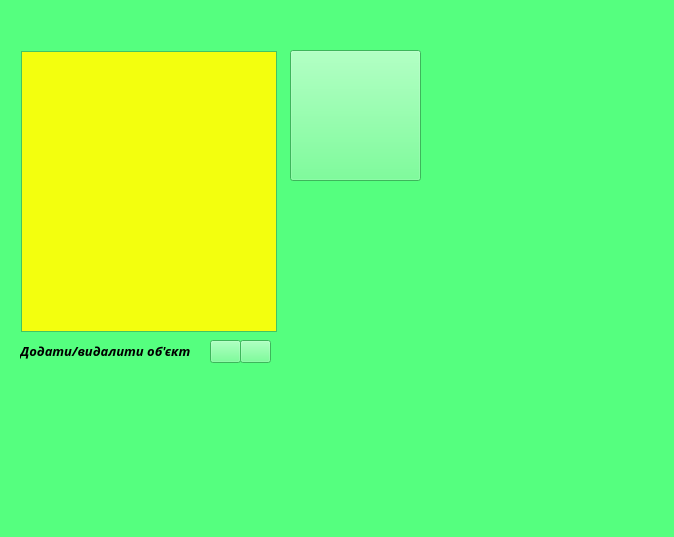
<?xml version="1.0" encoding="UTF-8"?>
<ui version="4.0">
 <class>MainWindow</class>
 <widget class="QMainWindow" name="MainWindow">
  <property name="geometry">
   <rect>
    <x>0</x>
    <y>0</y>
    <width>674</width>
    <height>537</height>
   </rect>
  </property>
  <property name="palette">
   <palette>
    <active>
     <colorrole role="WindowText">
      <brush brushstyle="SolidPattern">
       <color alpha="255">
        <red>0</red>
        <green>0</green>
        <blue>0</blue>
       </color>
      </brush>
     </colorrole>
     <colorrole role="Button">
      <brush brushstyle="SolidPattern">
       <color alpha="255">
        <red>85</red>
        <green>255</green>
        <blue>127</blue>
       </color>
      </brush>
     </colorrole>
     <colorrole role="Light">
      <brush brushstyle="SolidPattern">
       <color alpha="255">
        <red>213</red>
        <green>255</green>
        <blue>223</blue>
       </color>
      </brush>
     </colorrole>
     <colorrole role="Midlight">
      <brush brushstyle="SolidPattern">
       <color alpha="255">
        <red>149</red>
        <green>255</green>
        <blue>175</blue>
       </color>
      </brush>
     </colorrole>
     <colorrole role="Dark">
      <brush brushstyle="SolidPattern">
       <color alpha="255">
        <red>42</red>
        <green>127</green>
        <blue>63</blue>
       </color>
      </brush>
     </colorrole>
     <colorrole role="Mid">
      <brush brushstyle="SolidPattern">
       <color alpha="255">
        <red>56</red>
        <green>170</green>
        <blue>84</blue>
       </color>
      </brush>
     </colorrole>
     <colorrole role="Text">
      <brush brushstyle="SolidPattern">
       <color alpha="255">
        <red>0</red>
        <green>0</green>
        <blue>0</blue>
       </color>
      </brush>
     </colorrole>
     <colorrole role="BrightText">
      <brush brushstyle="SolidPattern">
       <color alpha="255">
        <red>255</red>
        <green>255</green>
        <blue>255</blue>
       </color>
      </brush>
     </colorrole>
     <colorrole role="ButtonText">
      <brush brushstyle="SolidPattern">
       <color alpha="255">
        <red>0</red>
        <green>0</green>
        <blue>0</blue>
       </color>
      </brush>
     </colorrole>
     <colorrole role="Base">
      <brush brushstyle="SolidPattern">
       <color alpha="255">
        <red>255</red>
        <green>255</green>
        <blue>255</blue>
       </color>
      </brush>
     </colorrole>
     <colorrole role="Window">
      <brush brushstyle="SolidPattern">
       <color alpha="255">
        <red>85</red>
        <green>255</green>
        <blue>127</blue>
       </color>
      </brush>
     </colorrole>
     <colorrole role="Shadow">
      <brush brushstyle="SolidPattern">
       <color alpha="255">
        <red>0</red>
        <green>0</green>
        <blue>0</blue>
       </color>
      </brush>
     </colorrole>
     <colorrole role="AlternateBase">
      <brush brushstyle="SolidPattern">
       <color alpha="255">
        <red>170</red>
        <green>255</green>
        <blue>191</blue>
       </color>
      </brush>
     </colorrole>
     <colorrole role="ToolTipBase">
      <brush brushstyle="SolidPattern">
       <color alpha="255">
        <red>255</red>
        <green>255</green>
        <blue>220</blue>
       </color>
      </brush>
     </colorrole>
     <colorrole role="ToolTipText">
      <brush brushstyle="SolidPattern">
       <color alpha="255">
        <red>0</red>
        <green>0</green>
        <blue>0</blue>
       </color>
      </brush>
     </colorrole>
    </active>
    <inactive>
     <colorrole role="WindowText">
      <brush brushstyle="SolidPattern">
       <color alpha="255">
        <red>0</red>
        <green>0</green>
        <blue>0</blue>
       </color>
      </brush>
     </colorrole>
     <colorrole role="Button">
      <brush brushstyle="SolidPattern">
       <color alpha="255">
        <red>85</red>
        <green>255</green>
        <blue>127</blue>
       </color>
      </brush>
     </colorrole>
     <colorrole role="Light">
      <brush brushstyle="SolidPattern">
       <color alpha="255">
        <red>213</red>
        <green>255</green>
        <blue>223</blue>
       </color>
      </brush>
     </colorrole>
     <colorrole role="Midlight">
      <brush brushstyle="SolidPattern">
       <color alpha="255">
        <red>149</red>
        <green>255</green>
        <blue>175</blue>
       </color>
      </brush>
     </colorrole>
     <colorrole role="Dark">
      <brush brushstyle="SolidPattern">
       <color alpha="255">
        <red>42</red>
        <green>127</green>
        <blue>63</blue>
       </color>
      </brush>
     </colorrole>
     <colorrole role="Mid">
      <brush brushstyle="SolidPattern">
       <color alpha="255">
        <red>56</red>
        <green>170</green>
        <blue>84</blue>
       </color>
      </brush>
     </colorrole>
     <colorrole role="Text">
      <brush brushstyle="SolidPattern">
       <color alpha="255">
        <red>0</red>
        <green>0</green>
        <blue>0</blue>
       </color>
      </brush>
     </colorrole>
     <colorrole role="BrightText">
      <brush brushstyle="SolidPattern">
       <color alpha="255">
        <red>255</red>
        <green>255</green>
        <blue>255</blue>
       </color>
      </brush>
     </colorrole>
     <colorrole role="ButtonText">
      <brush brushstyle="SolidPattern">
       <color alpha="255">
        <red>0</red>
        <green>0</green>
        <blue>0</blue>
       </color>
      </brush>
     </colorrole>
     <colorrole role="Base">
      <brush brushstyle="SolidPattern">
       <color alpha="255">
        <red>255</red>
        <green>255</green>
        <blue>255</blue>
       </color>
      </brush>
     </colorrole>
     <colorrole role="Window">
      <brush brushstyle="SolidPattern">
       <color alpha="255">
        <red>85</red>
        <green>255</green>
        <blue>127</blue>
       </color>
      </brush>
     </colorrole>
     <colorrole role="Shadow">
      <brush brushstyle="SolidPattern">
       <color alpha="255">
        <red>0</red>
        <green>0</green>
        <blue>0</blue>
       </color>
      </brush>
     </colorrole>
     <colorrole role="AlternateBase">
      <brush brushstyle="SolidPattern">
       <color alpha="255">
        <red>170</red>
        <green>255</green>
        <blue>191</blue>
       </color>
      </brush>
     </colorrole>
     <colorrole role="ToolTipBase">
      <brush brushstyle="SolidPattern">
       <color alpha="255">
        <red>255</red>
        <green>255</green>
        <blue>220</blue>
       </color>
      </brush>
     </colorrole>
     <colorrole role="ToolTipText">
      <brush brushstyle="SolidPattern">
       <color alpha="255">
        <red>0</red>
        <green>0</green>
        <blue>0</blue>
       </color>
      </brush>
     </colorrole>
    </inactive>
    <disabled>
     <colorrole role="WindowText">
      <brush brushstyle="SolidPattern">
       <color alpha="255">
        <red>42</red>
        <green>127</green>
        <blue>63</blue>
       </color>
      </brush>
     </colorrole>
     <colorrole role="Button">
      <brush brushstyle="SolidPattern">
       <color alpha="255">
        <red>85</red>
        <green>255</green>
        <blue>127</blue>
       </color>
      </brush>
     </colorrole>
     <colorrole role="Light">
      <brush brushstyle="SolidPattern">
       <color alpha="255">
        <red>213</red>
        <green>255</green>
        <blue>223</blue>
       </color>
      </brush>
     </colorrole>
     <colorrole role="Midlight">
      <brush brushstyle="SolidPattern">
       <color alpha="255">
        <red>149</red>
        <green>255</green>
        <blue>175</blue>
       </color>
      </brush>
     </colorrole>
     <colorrole role="Dark">
      <brush brushstyle="SolidPattern">
       <color alpha="255">
        <red>42</red>
        <green>127</green>
        <blue>63</blue>
       </color>
      </brush>
     </colorrole>
     <colorrole role="Mid">
      <brush brushstyle="SolidPattern">
       <color alpha="255">
        <red>56</red>
        <green>170</green>
        <blue>84</blue>
       </color>
      </brush>
     </colorrole>
     <colorrole role="Text">
      <brush brushstyle="SolidPattern">
       <color alpha="255">
        <red>42</red>
        <green>127</green>
        <blue>63</blue>
       </color>
      </brush>
     </colorrole>
     <colorrole role="BrightText">
      <brush brushstyle="SolidPattern">
       <color alpha="255">
        <red>255</red>
        <green>255</green>
        <blue>255</blue>
       </color>
      </brush>
     </colorrole>
     <colorrole role="ButtonText">
      <brush brushstyle="SolidPattern">
       <color alpha="255">
        <red>42</red>
        <green>127</green>
        <blue>63</blue>
       </color>
      </brush>
     </colorrole>
     <colorrole role="Base">
      <brush brushstyle="SolidPattern">
       <color alpha="255">
        <red>85</red>
        <green>255</green>
        <blue>127</blue>
       </color>
      </brush>
     </colorrole>
     <colorrole role="Window">
      <brush brushstyle="SolidPattern">
       <color alpha="255">
        <red>85</red>
        <green>255</green>
        <blue>127</blue>
       </color>
      </brush>
     </colorrole>
     <colorrole role="Shadow">
      <brush brushstyle="SolidPattern">
       <color alpha="255">
        <red>0</red>
        <green>0</green>
        <blue>0</blue>
       </color>
      </brush>
     </colorrole>
     <colorrole role="AlternateBase">
      <brush brushstyle="SolidPattern">
       <color alpha="255">
        <red>85</red>
        <green>255</green>
        <blue>127</blue>
       </color>
      </brush>
     </colorrole>
     <colorrole role="ToolTipBase">
      <brush brushstyle="SolidPattern">
       <color alpha="255">
        <red>255</red>
        <green>255</green>
        <blue>220</blue>
       </color>
      </brush>
     </colorrole>
     <colorrole role="ToolTipText">
      <brush brushstyle="SolidPattern">
       <color alpha="255">
        <red>0</red>
        <green>0</green>
        <blue>0</blue>
       </color>
      </brush>
     </colorrole>
    </disabled>
   </palette>
  </property>
  <property name="windowTitle">
   <string>MainWindow</string>
  </property>
  <widget class="QWidget" name="centralWidget">
   <widget class="QPushButton" name="addBillet">
    <property name="geometry">
     <rect>
      <x>210</x>
      <y>340</y>
      <width>31</width>
      <height>23</height>
     </rect>
    </property>
    <property name="palette">
     <palette>
      <active>
       <colorrole role="BrightText">
        <brush brushstyle="SolidPattern">
         <color alpha="255">
          <red>255</red>
          <green>255</green>
          <blue>255</blue>
         </color>
        </brush>
       </colorrole>
       <colorrole role="Base">
        <brush brushstyle="SolidPattern">
         <color alpha="255">
          <red>255</red>
          <green>255</green>
          <blue>255</blue>
         </color>
        </brush>
       </colorrole>
      </active>
      <inactive>
       <colorrole role="BrightText">
        <brush brushstyle="SolidPattern">
         <color alpha="255">
          <red>255</red>
          <green>255</green>
          <blue>255</blue>
         </color>
        </brush>
       </colorrole>
       <colorrole role="Base">
        <brush brushstyle="SolidPattern">
         <color alpha="255">
          <red>255</red>
          <green>255</green>
          <blue>255</blue>
         </color>
        </brush>
       </colorrole>
      </inactive>
      <disabled>
       <colorrole role="BrightText">
        <brush brushstyle="SolidPattern">
         <color alpha="255">
          <red>255</red>
          <green>255</green>
          <blue>255</blue>
         </color>
        </brush>
       </colorrole>
       <colorrole role="Base">
        <brush brushstyle="SolidPattern">
         <color alpha="255">
          <red>85</red>
          <green>255</green>
          <blue>127</blue>
         </color>
        </brush>
       </colorrole>
      </disabled>
     </palette>
    </property>
    <property name="font">
     <font>
      <family>Bauhaus 93</family>
      <pointsize>10</pointsize>
      <weight>75</weight>
      <italic>false</italic>
      <bold>true</bold>
     </font>
    </property>
    <property name="text">
     <string/>
    </property>
    <property name="icon">
     <iconset resource="resources.qrc">
      <normaloff>:/new/add_remove/plus-icon-green-md.png</normaloff>:/new/add_remove/plus-icon-green-md.png</iconset>
    </property>
    <property name="iconSize">
     <size>
      <width>16</width>
      <height>16</height>
     </size>
    </property>
   </widget>
   <widget class="QPushButton" name="removeBillet">
    <property name="geometry">
     <rect>
      <x>240</x>
      <y>340</y>
      <width>31</width>
      <height>23</height>
     </rect>
    </property>
    <property name="palette">
     <palette>
      <active>
       <colorrole role="Base">
        <brush brushstyle="SolidPattern">
         <color alpha="255">
          <red>255</red>
          <green>255</green>
          <blue>255</blue>
         </color>
        </brush>
       </colorrole>
       <colorrole role="NoRole">
        <brush brushstyle="SolidPattern">
         <color alpha="255">
          <red>255</red>
          <green>255</green>
          <blue>255</blue>
         </color>
        </brush>
       </colorrole>
      </active>
      <inactive>
       <colorrole role="Base">
        <brush brushstyle="SolidPattern">
         <color alpha="255">
          <red>255</red>
          <green>255</green>
          <blue>255</blue>
         </color>
        </brush>
       </colorrole>
       <colorrole role="NoRole">
        <brush brushstyle="SolidPattern">
         <color alpha="255">
          <red>255</red>
          <green>255</green>
          <blue>255</blue>
         </color>
        </brush>
       </colorrole>
      </inactive>
      <disabled>
       <colorrole role="Base">
        <brush brushstyle="SolidPattern">
         <color alpha="255">
          <red>85</red>
          <green>255</green>
          <blue>127</blue>
         </color>
        </brush>
       </colorrole>
       <colorrole role="NoRole">
        <brush brushstyle="SolidPattern">
         <color alpha="255">
          <red>255</red>
          <green>255</green>
          <blue>255</blue>
         </color>
        </brush>
       </colorrole>
      </disabled>
     </palette>
    </property>
    <property name="font">
     <font>
      <family>Bauhaus 93</family>
      <pointsize>10</pointsize>
      <weight>75</weight>
      <italic>false</italic>
      <bold>true</bold>
     </font>
    </property>
    <property name="text">
     <string/>
    </property>
    <property name="icon">
     <iconset resource="resources.qrc">
      <normaloff>:/new/add_remove/256-256-ad37efe2ebc423365b783fa170de6027.png</normaloff>:/new/add_remove/256-256-ad37efe2ebc423365b783fa170de6027.png</iconset>
    </property>
    <property name="iconSize">
     <size>
      <width>16</width>
      <height>16</height>
     </size>
    </property>
   </widget>
   <widget class="QLabel" name="label">
    <property name="geometry">
     <rect>
      <x>20</x>
      <y>340</y>
      <width>181</width>
      <height>21</height>
     </rect>
    </property>
    <property name="palette">
     <palette>
      <active>
       <colorrole role="WindowText">
        <brush brushstyle="SolidPattern">
         <color alpha="255">
          <red>0</red>
          <green>0</green>
          <blue>0</blue>
         </color>
        </brush>
       </colorrole>
      </active>
      <inactive>
       <colorrole role="WindowText">
        <brush brushstyle="SolidPattern">
         <color alpha="255">
          <red>0</red>
          <green>0</green>
          <blue>0</blue>
         </color>
        </brush>
       </colorrole>
      </inactive>
      <disabled>
       <colorrole role="WindowText">
        <brush brushstyle="SolidPattern">
         <color alpha="255">
          <red>42</red>
          <green>127</green>
          <blue>63</blue>
         </color>
        </brush>
       </colorrole>
      </disabled>
     </palette>
    </property>
    <property name="font">
     <font>
      <family>Bauhaus 93</family>
      <pointsize>10</pointsize>
      <weight>75</weight>
      <italic>true</italic>
      <bold>true</bold>
     </font>
    </property>
    <property name="text">
     <string>Додати/видалити об'єкт</string>
    </property>
   </widget>
   <widget class="QPushButton" name="pushButton">
    <property name="geometry">
     <rect>
      <x>290</x>
      <y>50</y>
      <width>131</width>
      <height>131</height>
     </rect>
    </property>
    <property name="text">
     <string/>
    </property>
    <property name="icon">
     <iconset resource="resources.qrc">
      <normaloff>:/new/add_remove/dot_matrix.png</normaloff>:/new/add_remove/dot_matrix.png</iconset>
    </property>
    <property name="iconSize">
     <size>
      <width>150</width>
      <height>125</height>
     </size>
    </property>
   </widget>
   <widget class="QListWidget" name="listWidget">
    <property name="geometry">
     <rect>
      <x>21</x>
      <y>51</y>
      <width>256</width>
      <height>281</height>
     </rect>
    </property>
    <property name="palette">
     <palette>
      <active>
       <colorrole role="BrightText">
        <brush brushstyle="SolidPattern">
         <color alpha="255">
          <red>255</red>
          <green>170</green>
          <blue>0</blue>
         </color>
        </brush>
       </colorrole>
       <colorrole role="Base">
        <brush brushstyle="SolidPattern">
         <color alpha="255">
          <red>243</red>
          <green>255</green>
          <blue>14</blue>
         </color>
        </brush>
       </colorrole>
       <colorrole role="Highlight">
        <brush brushstyle="SolidPattern">
         <color alpha="255">
          <red>255</red>
          <green>0</green>
          <blue>0</blue>
         </color>
        </brush>
       </colorrole>
       <colorrole role="HighlightedText">
        <brush brushstyle="SolidPattern">
         <color alpha="255">
          <red>255</red>
          <green>0</green>
          <blue>0</blue>
         </color>
        </brush>
       </colorrole>
      </active>
      <inactive>
       <colorrole role="BrightText">
        <brush brushstyle="SolidPattern">
         <color alpha="255">
          <red>255</red>
          <green>170</green>
          <blue>0</blue>
         </color>
        </brush>
       </colorrole>
       <colorrole role="Base">
        <brush brushstyle="SolidPattern">
         <color alpha="255">
          <red>243</red>
          <green>255</green>
          <blue>14</blue>
         </color>
        </brush>
       </colorrole>
       <colorrole role="Highlight">
        <brush brushstyle="SolidPattern">
         <color alpha="255">
          <red>255</red>
          <green>0</green>
          <blue>0</blue>
         </color>
        </brush>
       </colorrole>
       <colorrole role="HighlightedText">
        <brush brushstyle="SolidPattern">
         <color alpha="255">
          <red>255</red>
          <green>0</green>
          <blue>0</blue>
         </color>
        </brush>
       </colorrole>
      </inactive>
      <disabled>
       <colorrole role="BrightText">
        <brush brushstyle="SolidPattern">
         <color alpha="255">
          <red>255</red>
          <green>170</green>
          <blue>0</blue>
         </color>
        </brush>
       </colorrole>
       <colorrole role="Base">
        <brush brushstyle="SolidPattern">
         <color alpha="255">
          <red>85</red>
          <green>255</green>
          <blue>127</blue>
         </color>
        </brush>
       </colorrole>
       <colorrole role="Highlight">
        <brush brushstyle="SolidPattern">
         <color alpha="255">
          <red>255</red>
          <green>0</green>
          <blue>0</blue>
         </color>
        </brush>
       </colorrole>
       <colorrole role="HighlightedText">
        <brush brushstyle="SolidPattern">
         <color alpha="255">
          <red>255</red>
          <green>0</green>
          <blue>0</blue>
         </color>
        </brush>
       </colorrole>
      </disabled>
     </palette>
    </property>
    <property name="font">
     <font>
      <family>Bauhaus 93</family>
      <pointsize>10</pointsize>
      <weight>75</weight>
      <bold>true</bold>
     </font>
    </property>
    <property name="toolTip">
     <string>&lt;html&gt;&lt;head/&gt;&lt;body&gt;&lt;p align=&quot;center&quot;&gt;&lt;br/&gt;&lt;/p&gt;&lt;/body&gt;&lt;/html&gt;</string>
    </property>
    <property name="autoFillBackground">
     <bool>false</bool>
    </property>
    <property name="styleSheet">
     <string notr="true"/>
    </property>
   </widget>
   <zorder>addBillet</zorder>
   <zorder>horizontalLayoutWidget</zorder>
   <zorder></zorder>
   <zorder>removeBillet</zorder>
   <zorder>label</zorder>
   <zorder>pushButton</zorder>
  </widget>
 </widget>
 <layoutdefault spacing="6" margin="11"/>
 <resources>
  <include location="resources.qrc"/>
 </resources>
 <connections/>
</ui>
